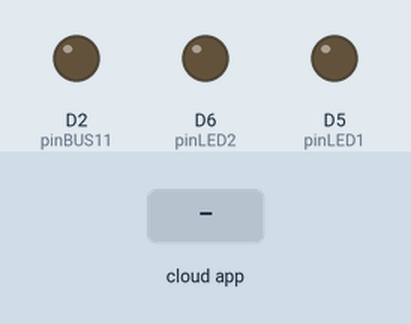
Recording of a sketch running on a simulated ESP8266 (NodeMCU). On the bench: output pins drawn as LEDs (lit = HIGH). Inputs (shaded band) come from the test bench. WiFi joins after 1.5 s; servers stay silent unless stated; the Firebase database answers and starts empty; what the sketch prints to the serial monitor is not drawn.

Above: at 2.7 s.
2.8 s: the phone or cloud app sets Bus2_1 to BA
At 3.8 s:
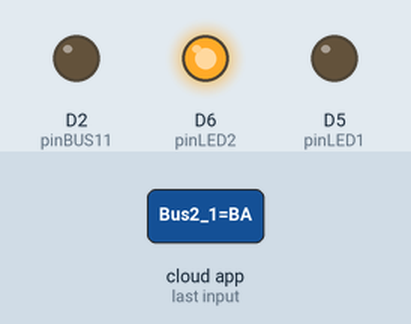
8.0 s: the phone or cloud app sets Bus1_1 to DA
At 8.7 s:
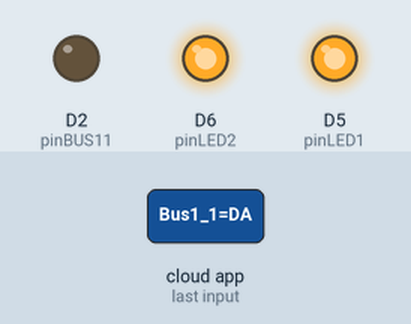
9.7 s: the phone or cloud app sets Bus2_1 to A1
At 11.1 s:
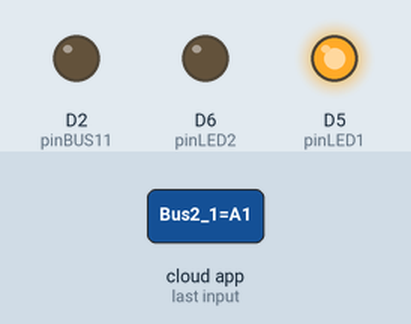
12.0 s: the phone or cloud app sets Bus1_1 to A1
At 14.2 s:
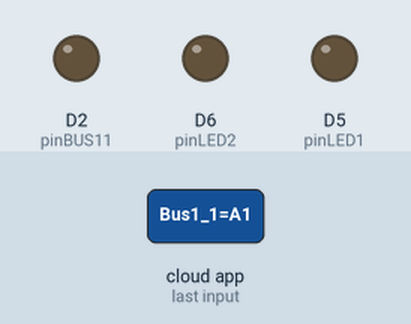
Timing chart, 0 to 15.7 s (numbered marks = the images above; inputs shaded):
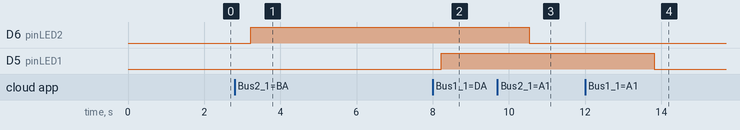

Measured:
- after the input at 2.8 s, D6 (pinLED2): LOW → HIGH after 0.42 s
- after the input at 8.0 s, D5 (pinLED1): LOW → HIGH after 0.22 s
- after the input at 9.7 s, D6 (pinLED2): HIGH → LOW after 0.84 s
- after the input at 12.0 s, D5 (pinLED1): HIGH → LOW after 1.8 s

The sketch:

bus_arrive_buz.ino
```cpp
#include "FirebaseESP8266.h" // 반드시 파이어베이스 라이브러리를 먼저 추가해야 합니다.
#include <ESP8266WiFi.h>

#define FIREBASE_HOST "iot-project-team7-default-rtdb.firebaseio.com"
#define FIREBASE_AUTH "syPHwV3ZvHp25xKJTjkggv5o775mIUcVgP7JvwVr"
#define WIFI_SSID "SK_WiFiGIGA248F" // 연결 가능한 wifi의 ssid
#define WIFI_PASSWORD "1712035400" // wifi 비밀번호

#define pinBUS11  D2
#define pinBUS12  D2
#define pinBUS21  D2
#define pinBUS22  D2
#define pinBUS31  D2
#define pinBUS32  D2
#define pinLED1 D5
#define pinLED2 D6

#define BusDelay  60

FirebaseData firebaseData;
FirebaseJson json;


void printResult(FirebaseData &data);
void setup() // wifi 접속 과정.
{
  Serial.begin(9600);

  WiFi.begin(WIFI_SSID, WIFI_PASSWORD);
  Serial.println();
  Serial.print("Connecting to WiFi");
  while (WiFi.status() != WL_CONNECTED)
  {
    Serial.print(".");
    delay(500);
  }
  Serial.println();
  Serial.print("Connected with IP: ");
  Serial.println(WiFi.localIP());
  Serial.println();

  pinMode(pinBUS11, OUTPUT);
  pinMode(pinBUS12, OUTPUT);
  pinMode(pinBUS21, OUTPUT);
  pinMode(pinBUS22, OUTPUT);
  pinMode(pinBUS31, OUTPUT);
  pinMode(pinBUS32, OUTPUT);
  pinMode(pinLED1, OUTPUT);
  pinMode(pinLED2, OUTPUT);

  Firebase.begin(FIREBASE_HOST, FIREBASE_AUTH);
  Firebase.reconnectWiFi(true);

  firebaseData.setBSSLBufferSize(1024, 1024);
  firebaseData.setResponseSize(1024);
  Firebase.setReadTimeout(firebaseData, 1000 * 60);
  Firebase.setwriteSizeLimit(firebaseData, "tiny");
}


int i = 0;

int flag11 = 1;
int flag12 = 0;
int flag21 = 0;
int flag22 = 0;
int flag31 = 0;
int flag32 = 0;
int flag[] = {flag11, flag12, flag21, flag22, flag31, flag32};

String arrayBus11[] = {"A1", "AB", "B1", "BC", "C1", "CD", "D1", "DA"};
String arrayBus12[] = {"AD", "D2", "DC", "C2", "CB", "B2", "BA", "A2"};
String arrayBus21[] = {"A1", "AB", "B1", "BA"};
String arrayBus22[] = {"AB", "B2", "BA", "A2"};
String arrayBus31[] = {"C1", "CD", "D1", "DC"};
String arrayBus32[] = {"CD", "D2", "DC", "C2"};


String value1;
String value2;

String resetLED1;
String resetLED2;

String valLED1;
String valLED2;
int int_LED1;
int int_LED2;

void loop() {
  // put your main code here, to run repeatedly:
  if (i < 5){
    i = i +1;
  }
  else{
    i = 0;
  }           // 시간 기준이 되는 i의 변화 설정 (0~5까지 변화)

  switch(i){
    case 0: flag11++;
            break;
    case 1: flag12++;
            break;
    case 2: flag21++;
            break;
    case 3: flag22++;
            break;
    case 4: flag31++;
            break;
    case 5: flag32++;
            break;
    default: break;
  }

  if (flag11 == 8){
    flag11 = 0;
  }
  if (flag12 == 8){
    flag12 = 0;
  }
  if (flag21 == 4){
    flag21 = 0;
  }
  if (flag22 == 4){
    flag22 = 0;
  }
  if (flag31 == 4){
    flag31 = 0;
  }
  if (flag32 == 4){
    flag32 = 0;
  }

  Firebase.setString(firebaseData, "Bus1_1", arrayBus11[flag11]);
  Firebase.setString(firebaseData, "Bus1_2", arrayBus12[flag12]);
  Firebase.setString(firebaseData, "Bus2_1", arrayBus21[flag21]);
  Firebase.setString(firebaseData, "Bus2_2", arrayBus22[flag22]);
  Firebase.setString(firebaseData, "Bus3_1", arrayBus31[flag31]);
  Firebase.setString(firebaseData, "Bus3_2", arrayBus32[flag32]);

  Serial.print("i = ");
  Serial.println(i);
  Serial.print("Bus1_1 = ");
  Serial.println(flag11);
  Serial.print("Bus1_2 = ");
  Serial.println(flag12);
  Serial.print("Bus2_1 = ");
  Serial.println(flag21);
  Serial.print("Bus2_2 = ");
  Serial.println(flag22);
  Serial.print("Bus3_1 = ");
  Serial.println(flag31);
  Serial.print("Bus3_2 = ");
  Serial.println(flag32);

  delay(200);


  //버스정류장 A1의 누군가가 bus1(A1_1)을 눌렀는지 체크
  if (Firebase.getString(firebaseData, "Bus1_1"))
  {
    value1 = firebaseData.stringData(); // 값을 문자열로 받아와서 value에
    Serial.print("Bus1_1의 위치 = ");
    Serial.println(value1); // 시리얼모니터에 값을 출력

    if (value1 == "DA")
    {

      Firebase.getString(firebaseData, "A1_1");
      valLED1 = firebaseData.stringData(); // 값을 문자열로 받아와서 value에
      Serial.println(valLED1); // 시리얼모니터에 값을 출력
      //#int_LED1=atoi(valLED1.c_str());
      if (valLED1 != "0"){
        digitalWrite(pinLED1, true);
      }
    }
  }
  else
  {
    Serial.println(firebaseData.errorReason()); // 에러 메시지 출력
  }


  //만약 bus1(A1_1) 버스가 A1를 지났으면 bus1(A1_1)값을 초기화합니다
  if (Firebase.getString(firebaseData, "Bus1_1"))
  {
    value1 = firebaseData.stringData(); // 값을 문자열로 받아와서 value에
    Serial.print("Bus1_1의 위치 = ");
    Serial.println(value1); // 시리얼모니터에 값을 출력

    if (value1 == "A1")
    {
      if (value1 == "A1"){
        resetLED1 = "0";
        Firebase.setString(firebaseData, "A1_1", resetLED1);
        digitalWrite(pinLED1, false);
      }
    }
  }
  else
  {
    Serial.println(firebaseData.errorReason()); // 에러 메시지 출력
  }


  //버스정류장 A1의 누군가가 bus2(A2_1)을 눌렀는지 체크
  if (Firebase.getString(firebaseData, "Bus2_1"))
  {
    value2 = firebaseData.stringData(); // 값을 문자열로 받아와서 value에
    Serial.print("Bus2의 위치 = ");
    Serial.println(value2); // 시리얼모니터에 값을 출력

    if (value2 == "BA")
    {

      Firebase.getString(firebaseData, "A2_1");
      valLED2 = firebaseData.stringData(); // 값을 문자열로 받아와서 value에
      Serial.println(valLED2); // 시리얼모니터에 값을 출력
      //#int_LED1=atoi(valLED1.c_str());
      if (valLED2 != "0"){
        digitalWrite(pinLED2, true);
      }
    }
  }
  else
  {
    Serial.println(firebaseData.errorReason()); // 에러 메시지 출력
  }


   //만약 bus2(A1_2)버스가 A1를 지났으면 bus2(A2_1)값을 초기화합니다
  if (Firebase.getString(firebaseData, "Bus2_1"))
  {
    value2 = firebaseData.stringData(); // 값을 문자열로 받아와서 value에
    Serial.print("Bus2_1의 위치 = ");
    Serial.println(value2); // 시리얼모니터에 값을 출력

    if (value2 == "A1")
    {
      resetLED2 = "0";
      Firebase.setString(firebaseData, "A2_1", resetLED2);
      digitalWrite(pinLED2, false);
    }
  }
  else
  {
    Serial.println(firebaseData.errorReason()); // 에러 메시지 출력
  }


}
```
